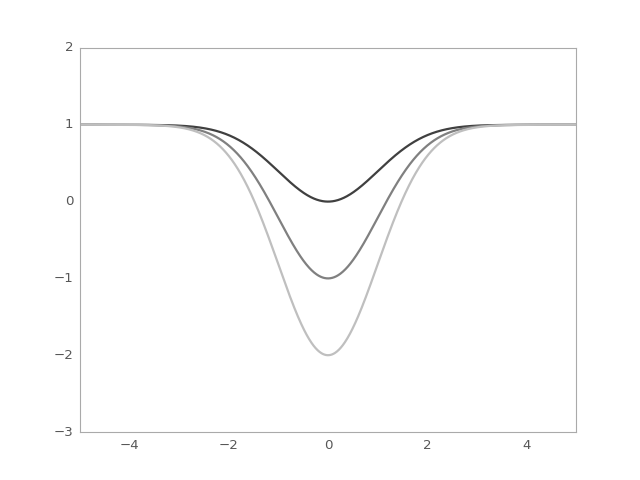

Here is the Python script that generated this plot:
import numpy as np
import matplotlib.pyplot as plt
from astropy.modeling.models import GaussianAbsorption1D

plt.figure()
s1 = GaussianAbsorption1D()
r = np.arange(-5, 5, .01)
for factor in range(1, 4):
    s1.amplitude = factor
    plt.plot(r, s1(r), color=str(0.25 * factor), lw=2)

plt.axis([-5, 5, -3, 2])
plt.show()
